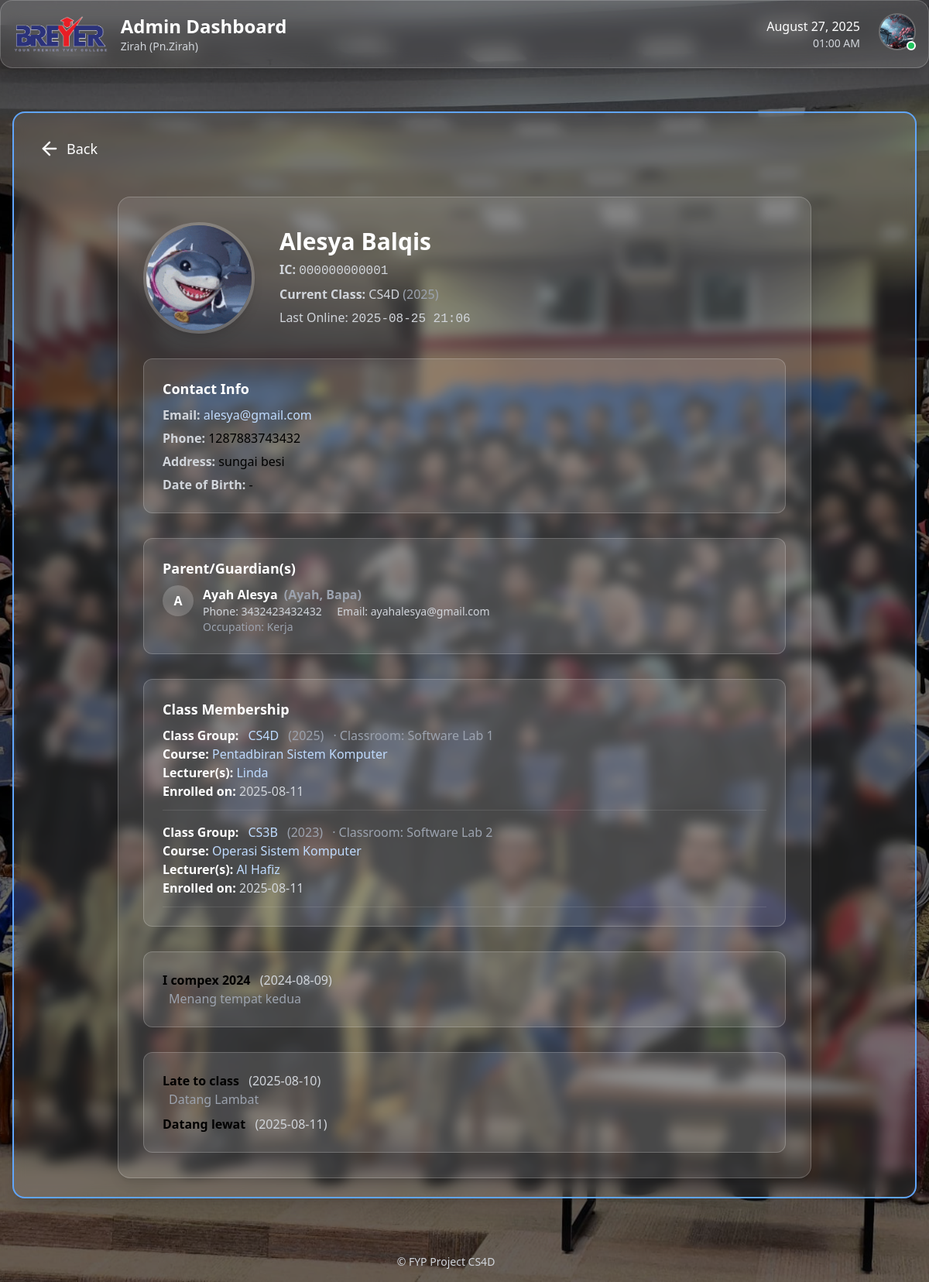
Before: /adminportal/students/5/ (signed in) with the older database file.
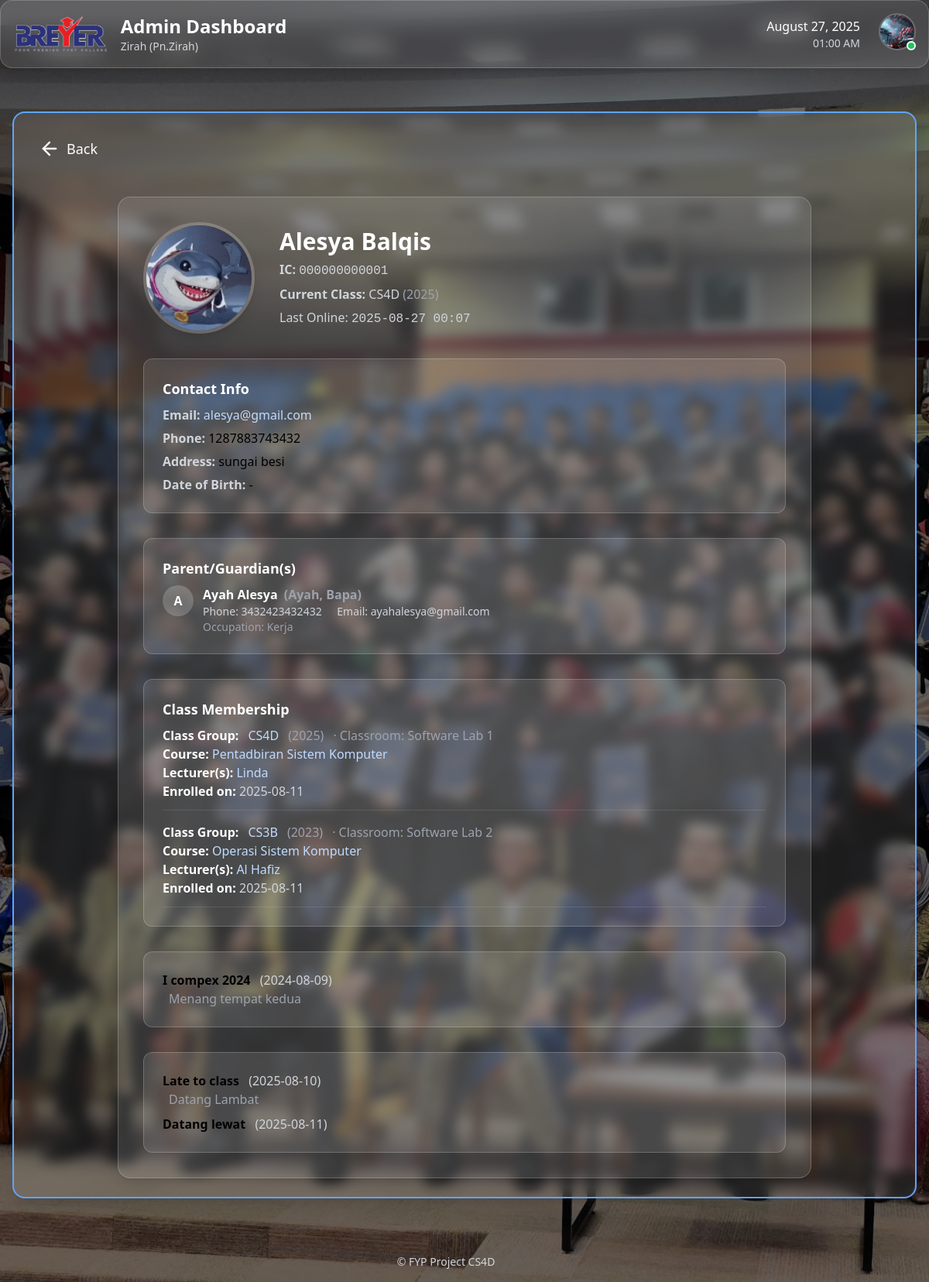
After: the same page with the newer database file.
### core/models.py (models this page shows, shortened)
class Student(models.Model):
    user = models.OneToOneField(settings.AUTH_USER_MODEL, on_delete=models.CASCADE)
    class_group = models.ForeignKey(ClassGroup, on_delete=models.SET_NULL, null=True, related_name='students')
    parents = models.ManyToManyField(Parent, related_name='children', blank=True)
    profile_picture = models.ImageField(upload_to='profile_pics/', blank=True, null=True)
    date_of_birth = models.DateField(blank=True, null=True)
    address = models.TextField(blank=True, null=True)
    phone_number = models.CharField(max_length=20, blank=True, null=True)
    latest_activity = models.DateTimeField(blank=True, null=True)
    emergency_name = models.CharField("Emergency Contact Name", max_length=255, blank=True)
    emergency_relation = models.CharField("Emergency Contact Relation", max_length=64, blank=True)
    emergency_phone = models.CharField("Emergency Contact Phone", max_length=20, blank=True)

class ClassGroup(models.Model):
    name = models.CharField(max_length=32)
    department = models.ForeignKey(Department, on_delete=models.CASCADE, related_name='classgroups')
    course = models.ForeignKey(Course, on_delete=models.CASCADE, related_name='classgroups')
    year = models.PositiveIntegerField(default=timezone.now().year)
    classroom = models.CharField(max_length=64, blank=True, null=True)
    lecturers = models.ManyToManyField('Lecturer', related_name='classgroups', blank=True)

### accounts/models.py (models this page shows, shortened)
class CustomUser(AbstractBaseUser, PermissionsMixin):
    class Role(models.TextChoices):
        STUDENT = 'STUDENT', 'Student'
        LECTURER = 'LECTURER', 'Lecturer'
        ADMIN = 'ADMIN', 'Admin'
    email = models.EmailField(unique=True)
    identity_card_number = models.CharField(
        max_length=20, unique=True, verbose_name="IC/Identity Card No."
    )
    full_name = models.CharField(
        max_length=255, verbose_name="Full Name (as per IC)"
    )
    short_name = models.CharField(
        max_length=64, verbose_name="Short Name", blank=True,
        help_text="E.g. 'Ali', for display in tables/lists"
    )
    role = models.CharField(max_length=20, choices=Role.choices, default=Role.STUDENT)
    phone_number = models.CharField(max_length=20, blank=True, null=True)
    address = models.TextField(blank=True, null=True)
    department = models.ForeignKey(
        Department,
        null=True,
        blank=True,
        on_delete=models.SET_NULL,
        related_name='users'
    )
    profile_picture = models.ImageField(upload_to='profile_pics/', blank=True, null=True)
    is_staff = models.BooleanField(default=False)
    is_active = models.BooleanField(default=True)
    date_joined = models.DateTimeField(default=timezone.now, blank=True, null=True)
    USERNAME_FIELD = 'email'
    REQUIRED_FIELDS = ['identity_card_number', 'full_name', 'short_name']
    objects = CustomUserManager()
    def get_full_name(self):
        return self.full_name
    def get_short_name(self):
        return self.short_name or (self.full_name.split(' ')[0] if self.full_name else self.email)

### accounts/decorators.py (the view)
        @login_required
        def _wrapped_view(request, *args, **kwargs):
            if request.user.role != role:
                return HttpResponseForbidden("You are not authorized to view this page.")
            return view_func(request, *args, **kwargs)

### adminportal/views.py (called while the page is built)
@role_required(CustomUser.Role.ADMIN)
def student_detail(request, pk):
    user = get_object_or_404(CustomUser, pk=pk, role=CustomUser.Role.STUDENT)
    student_profile = user.student
    enrollments = student_profile.enrollment_set.select_related('class_group')
    return render(request, 'adminportal/student_part/student_detail.html', {
        'user': user,
        'student_profile': student_profile,
        'enrollments': enrollments,
    })

### core/models.py (called while the page is built)
    def get_roles_list(self):
        return [r.strip().capitalize() for r in self.roles.split(',') if r.strip()]

### adminportal/templates/adminportal/student_part/student_detail.html (shortened to what the changed rows need)
{% extends 'adminportal/base_adminportal.html' %}
{% load static %}
{% block content_inner %}
<div class="max-w-4xl mx-auto mt-10 bg-white/10 rounded-2xl shadow-lg p-6 md:p-8 border border-white/20 space-y-8">
  <div class="flex flex-col md:flex-row items-center gap-8">
    <div class="flex-1 space-y-1.5">
      <h2 class="text-2xl md:text-3xl font-bold text-white">
        {{ student_profile.user.full_name|default:student_profile.user.email }}
      </h2>
      <p class="text-gray-300">
        <span class="font-semibold">IC:</span>
        <span class="font-mono">{{ student_profile.user.identity_card_number|default:"-" }}</span>
      </p>
      {% if student_profile.class_group %}
      <p class="text-gray-300">
        <span class="font-semibold">Current Class:</span>
        {{ student_profile.class_group.name }}
        <span class="text-gray-400">({{ student_profile.class_group.year }})</span>
      </p>
      {% endif %}
      <p class="text-gray-300">
        Last Online:
        {% if student_profile.latest_activity %}
          <span class="font-mono">{{ student_profile.latest_activity|date:"Y-m-d H:i" }}</span>
        {% else %}
          <span class="italic text-gray-400">Never</span>
        {% endif %}
      </p>
    </div>
  </div>
<div class="bg-white/10 p-6 rounded-xl border border-white/20 space-y-1.5">
  <h3 class="text-lg font-semibold text-white mb-2">Contact Info</h3>
  <p>
    <span class="font-semibold text-gray-300">Email:</span>
    <a href="mailto:{{ student_profile.user.email }}" class="text-blue-200 hover:underline break-all">
      {{ student_profile.user.email|default:"-" }}
    </a>
  </p>
  <p>
    <span class="font-semibold text-gray-300">Phone:</span>
    {% with sp=student_profile.phone_number up=student_profile.user.phone_number %}
      {{ sp|default:up|default:"-" }}
    {% endwith %}
  </p>
  <p>
    <span class="font-semibold text-gray-300">Address:</span>
    {% with sp=student_profile.address up=student_profile.user.address %}
      {{ sp|default:up|default:"-" }}
    {% endwith %}
  </p>
  <p>
    <span class="font-semibold text-gray-300">Date of Birth:</span>
    {{ student_profile.date_of_birth|date:"Y-m-d"|default:"-" }}
  </p>
</div>
</div>
{% endblock %}

Changed rows visible on the page:
changed Student "Alesya Balqis": latest_activity "2025-08-25 21:06" → "2025-08-27 00:07"
